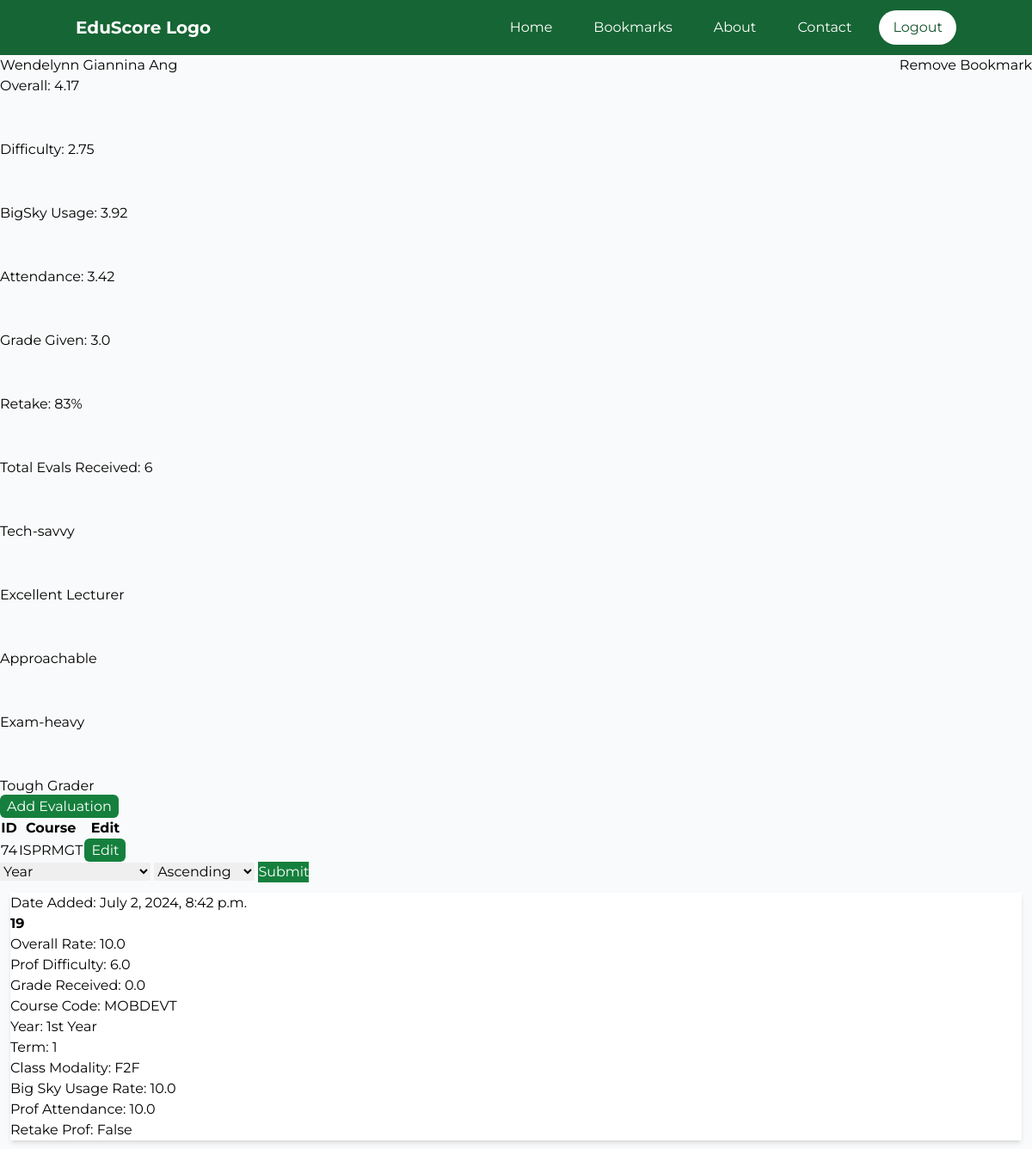
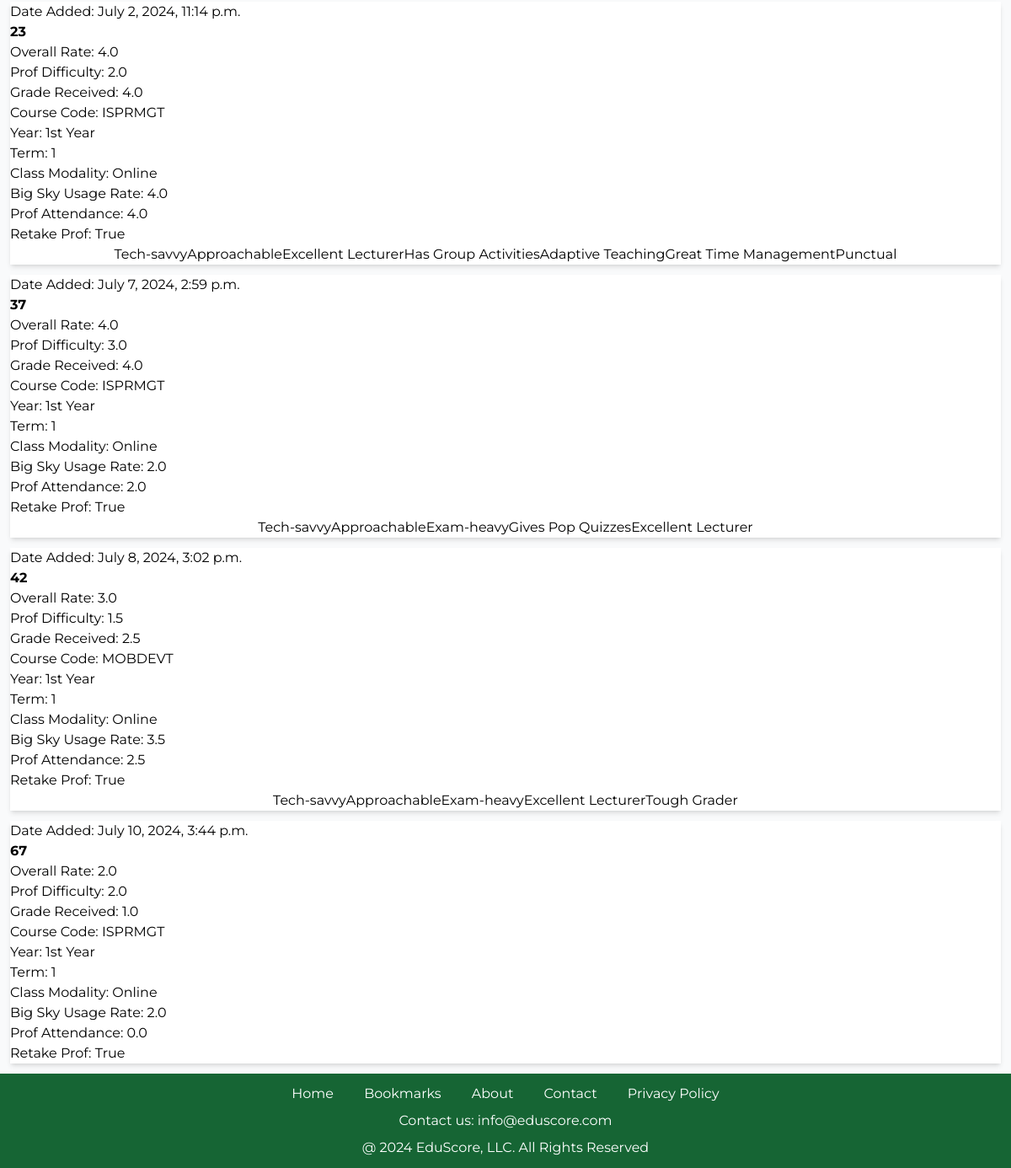
The page /teacher/2 (signed in) on the database as committed earlier (2 pictures, top to bottom).
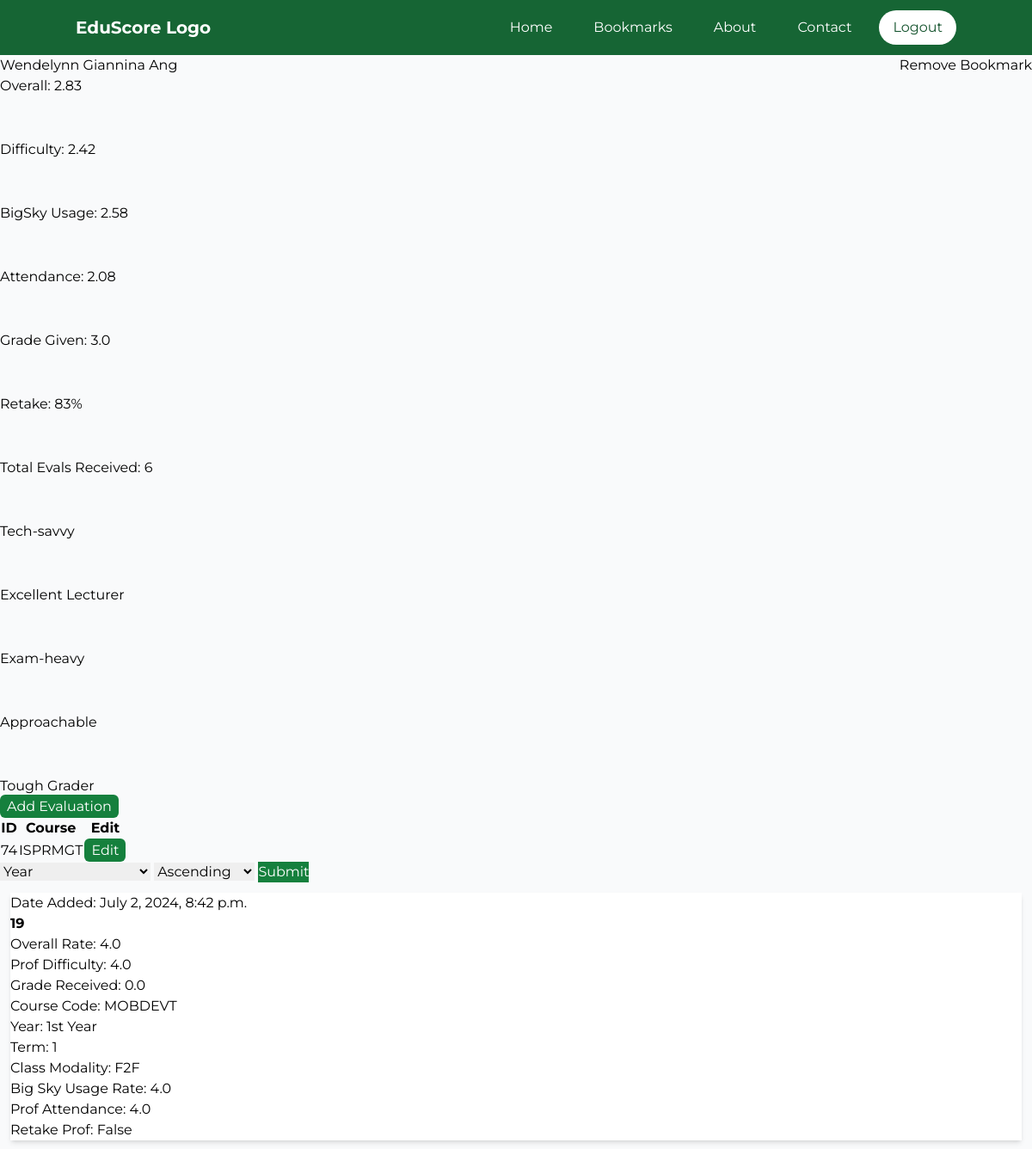
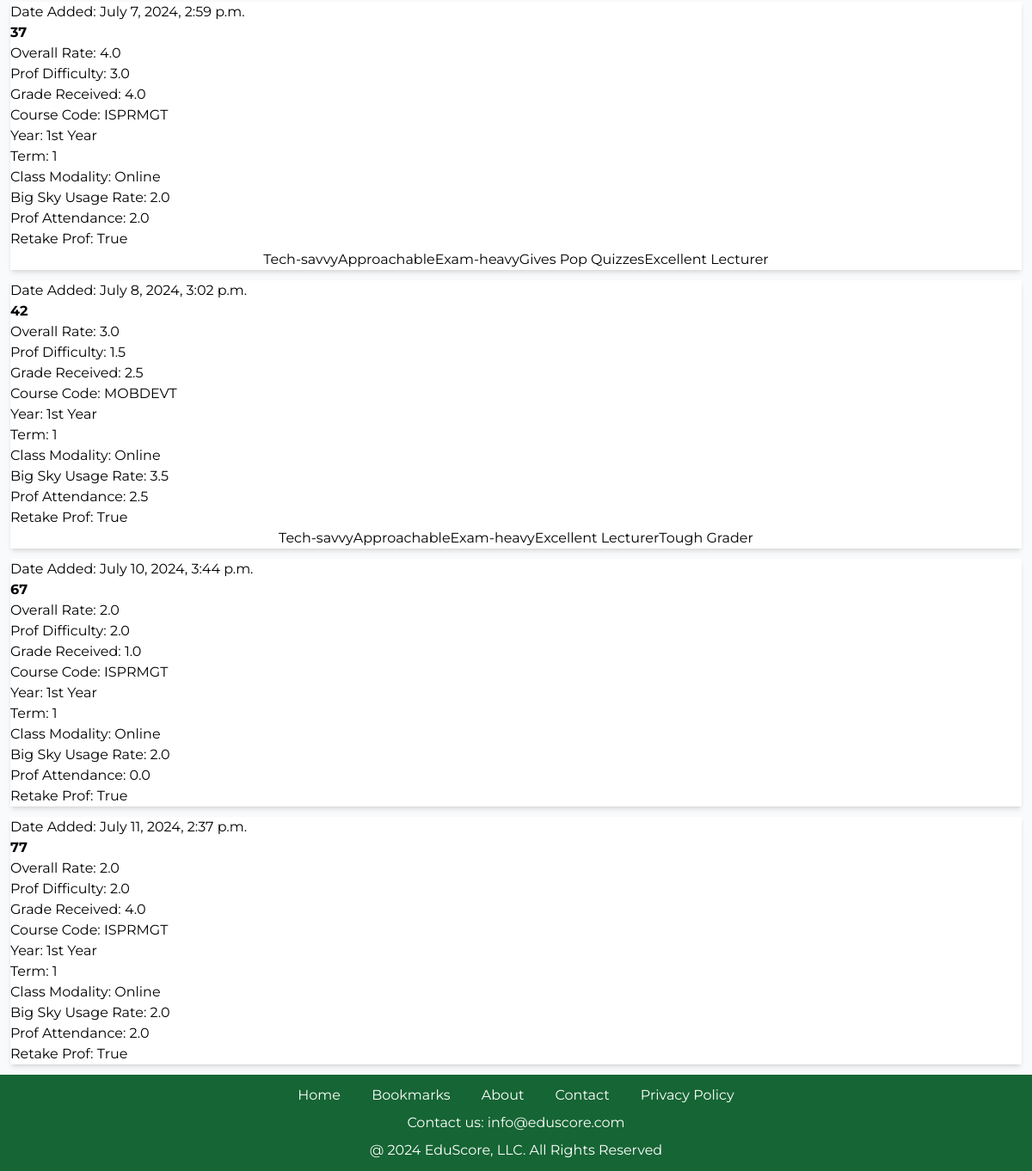
The same page on the database as committed later (2 pictures, top to bottom).
### EvalSys/models.py (models this page shows, shortened)
class TeacherTB(models.Model):
    FirstName = models.CharField(max_length=100, null=False, blank=False)
    LastName = models.CharField(max_length=100, null=False, blank=False)
    Gender = models.CharField(max_length=50, null=True, blank=True)
    Department = models.CharField(max_length=100, null=True, blank=True, default="Unknown")
    EmpStatus = models.CharField(max_length=50, null=True, blank=True, default="Unknown")

class TagTB(models.Model):
    TagName = models.CharField(max_length=100, null=False, blank=False)
    isHidden = models.BooleanField(null=False, blank=False)

class EvaluationTB(models.Model):
    UserID = models.ForeignKey(User, on_delete=models.CASCADE)
    TeacherID = models.ForeignKey(TeacherTB, on_delete=models.CASCADE)
    CourseID = models.ForeignKey(CourseTB, on_delete=models.CASCADE)
    Year = models.CharField(max_length=50, null=False, blank=False)
    Term = models.IntegerField(null=False, blank=False)
    ClassModality = models.CharField(max_length=50, null=False, blank=False)
    OverallProfRate = models.FloatField(null=False, blank=False)
    ProfDifficulty = models.FloatField(null=False, blank=False)
    RetakeProf = models.BooleanField(null=False, blank=False)
    BigSkyUsageRate = models.FloatField(null=False, blank=False)
    ProfAttendance = models.FloatField(null=False, blank=False)
    GradeReceived = models.FloatField(null=True, blank=True)
    DateAdded = models.DateTimeField(default=timezone.now)
    class Meta:
        unique_together = ('UserID', 'TeacherID', 'CourseID')

class CourseTB(models.Model):
    CourseCode = models.CharField(unique=True, max_length=50, null=False, blank=False)
    CourseName = models.CharField(max_length=100, null=False, blank=False)
    Description = models.TextField(null=True, blank=True)

class Evaluation_TagTB(models.Model):
    EvaluationID = models.ForeignKey(EvaluationTB, on_delete=models.CASCADE)
    TagID = models.ForeignKey(TagTB, on_delete=models.CASCADE)
    class Meta:
        unique_together = ('EvaluationID', 'TagID')

### EvalSys/views.py (the view, shortened to what this page needs)
# urls.py: path('teacher/<teacher_id>', views.TeacherInfo, name='TeacherInfo'),
@login_required(login_url='UserLogin')
def TeacherInfo(request, teacher_id):
    user = request.user
    TeacherRec = TeacherTB.objects.get(pk=teacher_id)
    TCourseRecs = Teacher_CourseTB.objects.filter(TeacherID=teacher_id)
    EvalRecs = EvaluationTB.objects.filter(TeacherID=teacher_id, UserID=user.id)
    try:
        Teacher_BookmarkTB.objects.get(TeacherID=teacher_id, UserID=user.id)
        isMark = True
    except:
        isMark = False
    showAdd = False
    showEdit = False
    if len(EvalRecs) > 0: showEdit = True
    if len(TCourseRecs) != len(EvalRecs): showAdd = True
    AllEvalRecs = EvaluationTB.objects.filter(TeacherID=teacher_id).aggregate(
        Average_Rate=Round(Avg('OverallProfRate', default=0), 2),
        Average_Difficulty=Round(Avg('ProfDifficulty', default=0), 2),
        Average_BSUsage=Round(Avg('BigSkyUsageRate', default=0), 2),
        Average_Attendance=Round(Avg('ProfAttendance', default=0), 2),
        Average_Grades=Round(Avg('GradeReceived', default=0))
    )
    Average_Retake = 0
    Total_WillRetake = EvaluationTB.objects.filter(TeacherID=teacher_id, RetakeProf=True).count()
    TotalNumEvals = EvaluationTB.objects.filter(TeacherID=teacher_id).count()
    if TotalNumEvals > 0:
        Average_Retake = int((Total_WillRetake/TotalNumEvals)*100)
    AllTagsGotten = (Evaluation_TagTB.objects.filter(EvaluationID__TeacherID_id=teacher_id)
                     .values('TagID__TagName').annotate(count=Count('TagID__TagName')).order_by('-count')[:5])
    AllStudentEvals = EvaluationTB.objects.filter(TeacherID=teacher_id).exclude(UserID=user.id)
    AllEvalTags = Evaluation_TagTB.objects.filter(EvaluationID__TeacherID=teacher_id).exclude(EvaluationID__UserID=user.id).order_by()
    return render(request, 'teacherInfo.html', {
        'prof': TeacherRec,
        'Courses': TCourseRecs,
        'Evals': EvalRecs,
        'showAdd': showAdd,
        'showEdit': showEdit,
        'Mark': isMark,
        'AllEvalRecs': AllEvalRecs,
        'TotalNumEvals': TotalNumEvals,
        'Average_Retake': Average_Retake,
        'TopTagRecs': AllTagsGotten,
        'AllStudentEvals': AllStudentEvals,
        'AllEvalTags': AllEvalTags})

### templates/teacherInfo.html (shortened to what this page needs)
{% extends 'temp_2.html' %}
{% block content %}
    <div>
        <div class="flex justify-between space-x-3">
            <p>{{ prof.FirstName }} {{ prof.LastName }}</p>
            {% if Mark == False %}
                <div>
                    <a href="{% url 'AddBM' prof.id %}">Bookmark Me!</a>
                </div>
            {% else %}
                <div>
                    <a href="{% url 'DelBM' prof.id %}">Remove Bookmark</a>
                </div>
            {% endif %}
        </div>
        <div class="space-y-[50px]">
            <p>Overall: {{ AllEvalRecs.Average_Rate }}</p>
            <p>Difficulty: {{ AllEvalRecs.Average_Difficulty }}</p>
            <p>BigSky Usage: {{ AllEvalRecs.Average_BSUsage }}</p>
            <p>Attendance: {{ AllEvalRecs.Average_Attendance }}</p>
            <p>Grade Given: {{ AllEvalRecs.Average_Grades }}</p>
            <p>Retake: {{ Average_Retake }}%</p>
            <p>Total Evals Received: {{ TotalNumEvals }}</p>
            {% for item in TopTagRecs %}
                <p>{{ item.TagID__TagName }}</p>
            {% endfor %}
        </div>
        {% if showAdd == True or showAdd == None %}
            <a class="px-2 py-1 rounded-md bg-green-700 text-white" href="{% url 'EvaluateTeacher' prof.id %}">Add Evaluation</a>
        {% endif %}
        {% if showEdit == True %}
            <table>
                <tr>
                    <th>ID</th>
                    <th>Course</th>
                    <th>Edit</th>
                </tr>
                {% for record in Evals %}
                    <tr>
                        <td>{{ record.id }}</td>
                        <td>{{ record.CourseID.CourseCode }}</td>
                        <td>
                            <a class="px-2 py-1 rounded-md bg-green-700 text-white" href="{% url 'EditEval' record.id %}">Edit</a>
                        </td>
                    </tr>
                {% endfor %}
            </table>
        {% endif %}
    </div>
    <div>
        <form action="{% url 'TeacherInfo' prof.id %}" method="POST">
            <select name="Type" id="Type">
                <option value="Year">Year</option>
            </select>
            <select name="Arrange" id="Arrange">
                <option value="Asc">Ascending</option>
            </select>
            <button type="submit" class="bg-green-700 text-white">Submit</button>
        </form>
    </div>
    <div class="">
        {% for eval in AllStudentEvals %}
            <div class="bg-white shadow-md m-3">
                <p>Date Added: {{ eval.DateAdded }}</p>
                <p class="font-bold">{{ eval.id }}</p>
                <p>Overall Rate: {{ eval.OverallProfRate }}</p>
                <p>Prof Difficulty: {{ eval.ProfDifficulty }}</p>
                <p>Grade Received: {{ eval.GradeReceived }}</p>
                <p>Course Code: {{ eval.CourseID.CourseCode }}</p>
                <p>Year: {{eval.Year }}</p>
                <p>Term: {{ eval.Term }}</p>
                <p>Class Modality: {{ eval.ClassModality }}</p>
                <p>Big Sky Usage Rate: {{ eval.BigSkyUsageRate }}</p>
                <p>Prof Attendance: {{ eval.ProfAttendance }}</p>
                <p>Retake Prof: {{ eval.RetakeProf }}</p>
                <div class="flex justify-center">
                   {% for tag in AllEvalTags %}
                        {% if tag.EvaluationID.id == eval.id %}
                            <p>{{ tag.TagID.TagName }}</p>
                        {% endif %}
                    {% endfor %}
                </div>
            </div>
        {% endfor %}
    </div>
{% endblock %}

### templates/temp_2.html (shortened to what this page needs)
<!DOCTYPE html>
<html lang="en">
<head>
    <script src="https://cdn.tailwindcss.com"></script>
</head>
<body class="bg-gray-50 min-h-screen flex flex-col" style="font-family: 'Montserrat', sans-serif;">
    <header class="bg-green-800 text-white p-3">
        <div class="container mx-auto flex justify-between items-center">
            <div class="text-xl font-bold">
                <a href="{% url 'landing' %}">EduScore Logo</a>
            </div>
            <div class="flex space-x-4">
                <a href="{% url 'SearchProf' %}" class="headerFooter">Home</a>
                {% if user.is_authenticated %}
                    <a href="{% url 'Bookmark' %}" class="headerFooter">Bookmarks</a>
                {% endif %}
                <a href="{% url 'about' %}" class="headerFooter">About</a>
                <a href="{% url 'contact' %}" class="headerFooter">Contact</a>
                {% if user.is_authenticated %}
                    <button id="logoutButton" class="buttonWhite px-4 py-2">Logout</button>
                {% else %}
                    <a href="{% url 'UserLogin' %}" class="buttonWhite px-4 py-2">Login</a>
                {% endif %}
            </div>
        </div>
    </header>
    <main class="flex-grow">
        {% block content %}
        {% endblock %}
    </main>
    <footer class="bg-green-800 text-white p-3">
        <div class="container mx-auto text-center">
            <div class="mb-2">
                <a href="{% url 'SearchProf' %}" class="headerFooter">Home</a>
                {% if user.is_authenticated %}
                    <a href="{% url 'Bookmark' %}" class="headerFooter">Bookmarks</a>
                {% endif %}
                <a href="{% url 'about' %}" class="headerFooter">About</a>
                <a href="{% url 'contact' %}" class="headerFooter">Contact</a>
                <a href="{% url 'PPolicy' %}" class="headerFooter">Privacy Policy</a>
            </div>
            <div class="mb-2">
                <div>Contact us: info@eduscore.com</div>
            </div>
            <div>@ 2024 EduScore, LLC. All Rights Reserved</div>
        </div>
    </footer>
</body>
</html>

Rows that differ between the two databases and show on the page:
removed EvaluationTB: DateAdded "July 2, 2024, 11:14 p.m.", id "23", OverallProfRate "4.0", ProfDifficulty "2.0", GradeReceived "4.0", CourseID.CourseCode "ISPRMGT", Year "1st Year", Term "1", ClassModality "Online", BigSkyUsageRate "4.0", ProfAttendance "4.0", RetakeProf "True"
removed Evaluation_TagTB: TagID.TagName "Tech-savvy", shown under "July 2, 2024, 11:14 p.m."
removed Evaluation_TagTB: TagID.TagName "Approachable", shown under "July 2, 2024, 11:14 p.m."
removed Evaluation_TagTB: TagID.TagName "Excellent Lecturer", shown under "July 2, 2024, 11:14 p.m."
removed Evaluation_TagTB: TagID.TagName "Has Group Activities", shown under "July 2, 2024, 11:14 p.m."
removed Evaluation_TagTB: TagID.TagName "Adaptive Teaching", shown under "July 2, 2024, 11:14 p.m."
removed Evaluation_TagTB: TagID.TagName "Great Time Management", shown under "July 2, 2024, 11:14 p.m."
removed Evaluation_TagTB: TagID.TagName "Punctual", shown under "July 2, 2024, 11:14 p.m."
shown differently, row unchanged: TagTB "Exam-heavy": moves up the list
changed EvaluationTB "July 2, 2024, 8:42 p.m.": OverallProfRate "10.0" → "4.0"; ProfDifficulty "6.0" → "4.0"; BigSkyUsageRate "10.0" → "4.0"; ProfAttendance "10.0" → "4.0"
added EvaluationTB: DateAdded "July 11, 2024, 2:37 p.m.", id "77", OverallProfRate "2.0", ProfDifficulty "2.0", GradeReceived "4.0", CourseID.CourseCode "ISPRMGT", Year "1st Year", Term "1", ClassModality "Online", BigSkyUsageRate "2.0", ProfAttendance "2.0", RetakeProf "True"
Other text that changed with them:
{{ AllEvalRecs.Average_Rate }}: "4.17" → "2.83"
{{ AllEvalRecs.Average_Difficulty }}: "2.75" → "2.42"
{{ AllEvalRecs.Average_BSUsage }}: "3.92" → "2.58"
{{ AllEvalRecs.Average_Attendance }}: "3.42" → "2.08"
